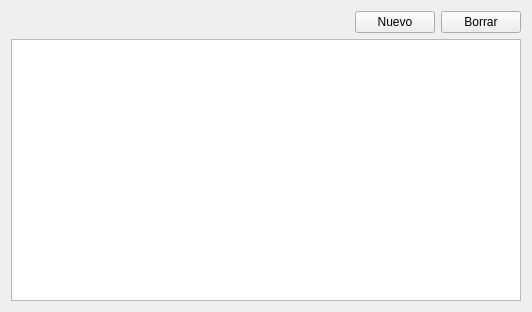
<?xml version="1.0" encoding="UTF-8"?>
<ui version="4.0">
 <class>Form</class>
 <widget class="QWidget" name="Form">
  <property name="geometry">
   <rect>
    <x>0</x>
    <y>0</y>
    <width>532</width>
    <height>312</height>
   </rect>
  </property>
  <property name="windowTitle">
   <string>Form</string>
  </property>
  <layout class="QVBoxLayout" name="verticalLayout">
   <item>
    <layout class="QHBoxLayout" name="horizontalLayout">
     <item>
      <spacer name="horizontalSpacer">
       <property name="orientation">
        <enum>Qt::Horizontal</enum>
       </property>
       <property name="sizeHint" stdset="0">
        <size>
         <width>40</width>
         <height>20</height>
        </size>
       </property>
      </spacer>
     </item>
     <item>
      <widget class="QPushButton" name="bLimNew">
       <property name="text">
        <string>Nuevo</string>
       </property>
      </widget>
     </item>
     <item>
      <widget class="QPushButton" name="bLimDelete">
       <property name="text">
        <string>Borrar</string>
       </property>
      </widget>
     </item>
    </layout>
   </item>
   <item>
    <widget class="QTableView" name="v_limits">
     <property name="selectionMode">
      <enum>QAbstractItemView::SingleSelection</enum>
     </property>
     <property name="selectionBehavior">
      <enum>QAbstractItemView::SelectRows</enum>
     </property>
     <attribute name="horizontalHeaderCascadingSectionResizes">
      <bool>true</bool>
     </attribute>
     <attribute name="horizontalHeaderStretchLastSection">
      <bool>true</bool>
     </attribute>
     <attribute name="verticalHeaderVisible">
      <bool>false</bool>
     </attribute>
    </widget>
   </item>
  </layout>
 </widget>
 <resources/>
 <connections/>
</ui>
